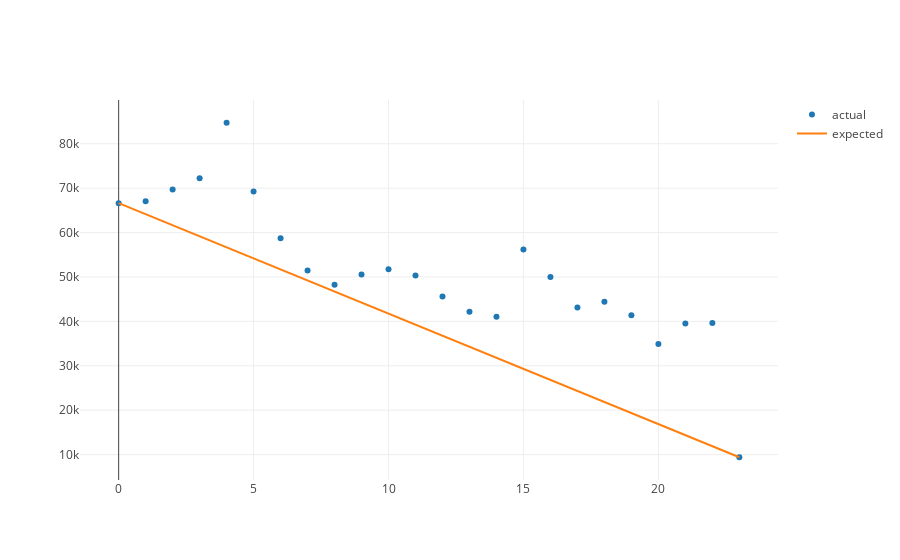

The notebook cell this image was saved under:
### Markdown cell above
Now the plot above shows a downward trend in the data.  And if we were to ask you what the revenue might look like in October 2017, you would probably think that we would continue the downward trend from before.  

In machine learning, we can do the same thing.  We simply draw a line through our data.

### Code cell
# bonus
from linear_equations import build_regression_line
from graph import m_b_trace, plot, m_b_data, trace_values

scatter = {'x': months_since_september, 'y': revenues, 'mode': 'markers', 'name': 'actual'}
model = build_regression_line(list(range(0, 24)), revenues)
y_values = m_b_data(-2487.34, 66609, list(range(0, 24)))['y']
line = trace_values(months_since_september, y_values, mode = 'lines', name = 'expected')
iplot([scatter, line])

### Figure 1 — Plotly figure (JSON) as saved in the notebook; plotly's stock layout.template omitted (floating-point values rounded to 4 significant figures)
{"data": [{"mode": "markers", "name": "actual", "type": "scatter", "uid": "837a91a3-6d1b-4bf2-9332-7237ba670db4", "x": [0, 1, 2, 3, 4, 5, 6, 7, 8, 9, 10, 11, 12, 13, 14, 15, 16, 17, 18, 19, 20, 21, 22, 23], "y": [66609, 67048, 69664, 72238, 84721, 69224, 58697, 51430, 48239, 50574, 51707, 50305, 45590, 42180, 41054, 56182, 49965, 43094, 44414, 41393, 34903, 39535, 39627, 9400]}, {"mode": "lines", "name": "expected", "text": [], "type": "scatter", "uid": "8efb2273-e585-4e48-9842-7a3546363146", "x": [0, 1, 2, 3, 4, 5, 6, 7, 8, 9, 10, 11, 12, 13, 14, 15, 16, 17, 18, 19, 20, 21, 22, 23], "y": [66609, 64120.0, 61630.0, 59150.0, 56660.0, 54170.0, 51680.0, 49200.0, 46710.0, 44220.0, 41740.0, 39250.0, 36760.0, 34270.0, 31790.0, 29300.0, 26810.0, 24320.0, 21840.0, 19350.0, 16860.0, 14370.0, 11890.0, 9400.0]}], "layout": {"autosize": true, "xaxis": {"autorange": true, "range": [-1.419, 24.42], "type": "linear"}, "yaxis": {"autorange": true, "range": [3883.0, 90240.0], "type": "linear"}}}
